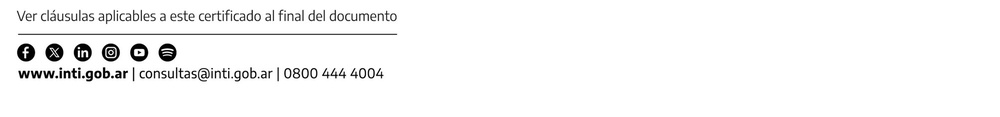
#> input picture resources/Certificados/pie1.jpg, 1000 x 117 px, shrunk from 2007 x 235 before the run, given in place of sim logo.jpg, which was not available
$ python color_fondo.py
#> lines starting #> are read from the running program, lines starting #| are printed output that depends on the picture; pictures that were not available may be replaced by others from this repository, and a replacement may not be noted
from PIL import Image
import numpy as np
import os


def cambiar_fondo_proporcional(ruta_imagen, cp, cf, cd):
    """
    Cambia el fondo de una imagen de forma proporcional.

    Args:
        ruta_imagen (str): La ruta a la imagen de entrada.
        cp (tuple): El color principal en formato RGB (r, g, b).
        cf (tuple): El color de fondo actual en formato RGB (r, g, b).
        cd (tuple): El color de fondo deseado en formato RGB (r, g, b).
    """
#> called with cp = (0, 120, 0), cf = (255, 255, 255), cd = (33, 33, 33)
    try:
        # Abrir la imagen
        img = Image.open(ruta_imagen).convert('RGB')
#> img is the input picture: PIL image 1000x117 RGB; min 0, max 255, mean 246.7
        # Convertir la imagen a un array de NumPy para facilitar los cálculos
        data = np.array(img, dtype=np.float64)

        # Convertir los colores a arrays de NumPy
        cp = np.array(cp, dtype=np.float64)
        cf = np.array(cf, dtype=np.float64)
        cd = np.array(cd, dtype=np.float64)

        # Calcular el vector de diferencia entre el fondo actual y el principal
        vector_cf_cp = cp - cf
        # Calcular el vector de diferencia entre el fondo deseado y el principal
        vector_cd_cp = cp - cd

        # Evitar la división por cero si el vector es nulo
        if np.all(vector_cf_cp == 0):
            # Si el color principal y el de fondo son iguales, no se puede calcular la proporción.
            # Se podría manejar este caso de diferentes maneras, aquí simplemente no se modifica la imagen.
            print("El color principal y el de fondo actual son idénticos, no se puede realizar la conversión.")
            return

        # Calcular la proporción de la distancia de cada píxel al color de fondo actual,
        # en relación con la distancia total entre el color principal y el de fondo actual.
        # Suponemos que cada píxel (p) se puede expresar como p = cf + t * (cp - cf)
        # Despejamos t = (p - cf) / (cp - cf)
        with np.errstate(divide='ignore', invalid='ignore'):
            # Calculamos (p - cf) para cada píxel
            diff_p_cf = data - cf
            # Calculamos la proporción 't'
            # Usamos np.divide para manejar la división por cero donde el componente de vector_cf_cp es 0
            # En esos casos, el ratio será 0 si el numerador también es 0, o infinito si no lo es.
            # np.nan_to_num convierte los NaN y los infinitos a números finitos.
            ratio = np.nan_to_num(np.divide(diff_p_cf, vector_cf_cp))
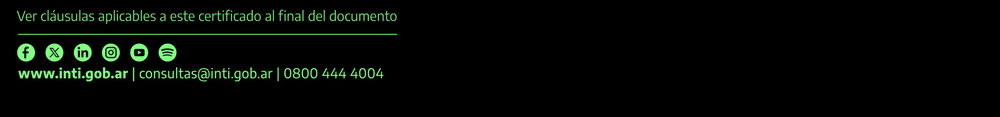
#> ratio: shape (117, 1000, 3) float64; mean R, G, B 0.0324, 0.0612, 0.0324; drawn with min black and max white

        # Limitamos el ratio al rango [0, 1] para evitar colores fuera de la gama esperada
        ratio = np.clip(ratio, 0, 1)
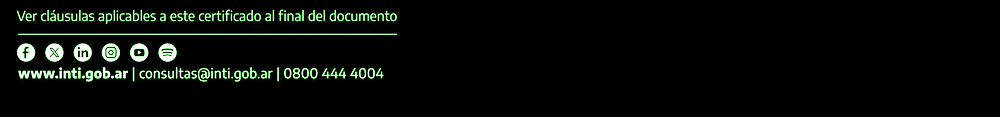
#> ratio: shape (117, 1000, 3) float64; mean R, G, B 0.0324, 0.0449, 0.0324

        # Aplicar la transformación al nuevo espacio de color
        # El nuevo color de cada píxel (p_nuevo) será: p_nuevo = cd + t * (cp - cd)
        nuevo_data = cd + ratio * vector_cd_cp
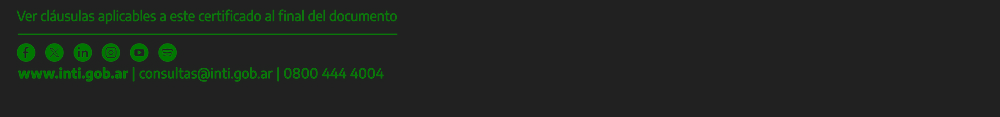
#> nuevo_data: shape (117, 1000, 3) float64; mean R, G, B 31.9, 36.9, 31.9

        # Asegurarse de que los valores de los píxeles estén en el rango válido de 0-255
        nuevo_data = np.clip(nuevo_data, 0, 255)

        # Convertir el array de nuevo a una imagen y al formato de 8 bits
        nueva_img = Image.fromarray(nuevo_data.astype(np.uint8), 'RGB')

        # Guardar la nueva imagen
        directorio, nombre_archivo = os.path.split(ruta_imagen)
        nombre_base, extension = os.path.splitext(nombre_archivo)
        nuevo_nombre_archivo = f"{nombre_base}_modificado{extension}"
        ruta_salida = os.path.join(directorio, nuevo_nombre_archivo)
        nueva_img.save(ruta_salida)
        print(f"Imagen guardada exitosamente en: {ruta_salida}")

    except FileNotFoundError:
        print(f"Error: No se encontró el archivo en la ruta: {ruta_imagen}")
    except Exception as e:
        print(f"Ocurrió un error inesperado: {e}")


# --- Ejemplo de uso ---
if __name__ == '__main__':
    # Pide al usuario la ruta de la imagen
    # ruta_imagen_input = input("Introduce la ruta de la imagen: ")
    ruta_imagen_input = r'/home/pablo/OneDrive/Documentos/INTI-Varios/Internship SIM NIST/Work/sim logo.jpg'

    # Definición de los colores (puedes cambiarlos según tus necesidades)
    # cp: Color Principal (ej: el color del objeto que quieres conservar)
    # cf: Color de Fondo Actual (ej: el color del fondo que quieres cambiar)
    # cd: Color de Fondo Deseado (ej: el nuevo color para el fondo)

    # Ejemplo 1: Cambiar un fondo azul a uno verde en una imagen con un objeto rojo.
    color_principal = (0, 120, 0)   # Verde
    color_fondo_actual = (255, 255, 255)  # Blanco
    color_fondo_deseado = (33, 33, 33)  # Gris oscuro

    print("\nUsando colores de ejemplo:")
    print(f"Color Principal (cp): {color_principal}")
    print(f"Color de Fondo Actual (cf): {color_fondo_actual}")
    print(f"Color de Fondo Deseado (cd): {color_fondo_deseado}")

    # Llama a la función
    cambiar_fondo_proporcional(ruta_imagen_input, color_principal, color_fondo_actual, color_fondo_deseado)
